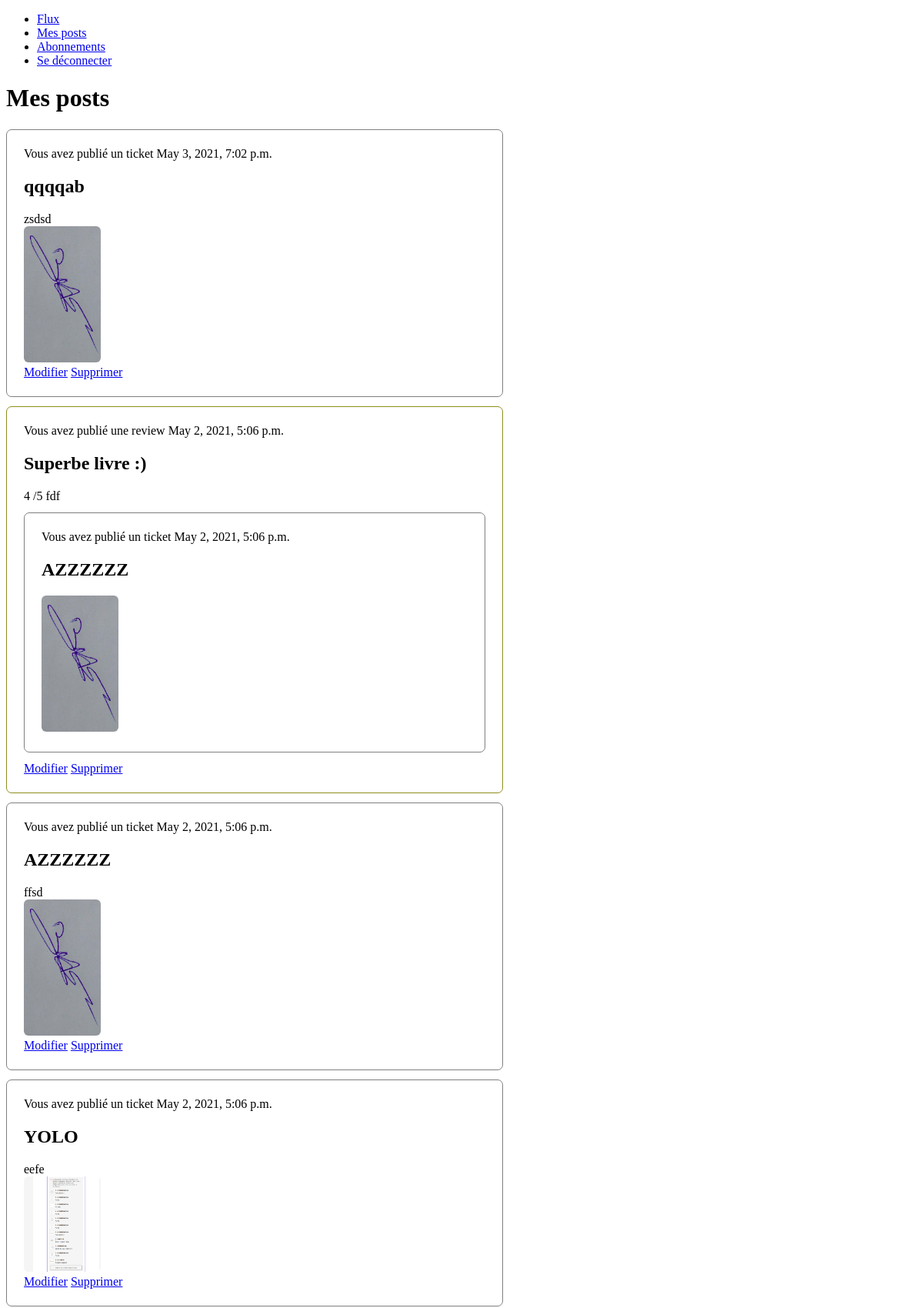
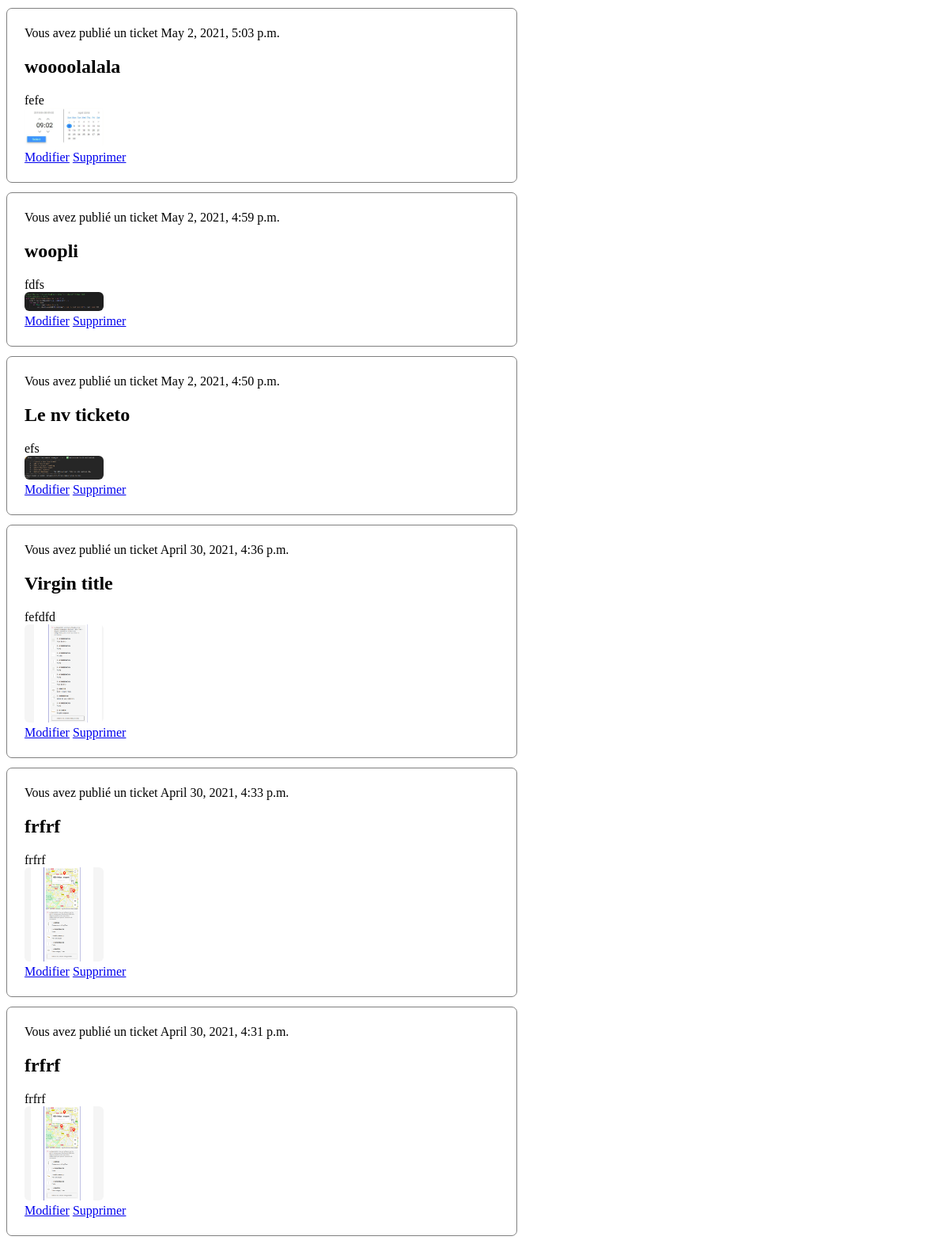
/app/my-posts/ (signed in, upper part), run on the app's committed database (2 pictures, top to bottom).
### bookreviews/models.py (models this page shows, shortened)
class Ticket(models.Model):
    title = models.CharField(max_length=128)
    descripton = models.TextField(max_length=2048, blank=True)
    image = models.ImageField(null=True, blank=True, upload_to="images/")
    user = models.ForeignKey(to=settings.AUTH_USER_MODEL, on_delete=models.CASCADE)
    time_created = models.DateTimeField(auto_now_add=True)

class Review(models.Model):
    ticket = models.ForeignKey(to=Ticket, on_delete=models.CASCADE)
    rating = models.PositiveSmallIntegerField(validators=[MinValueValidator(0), MaxValueValidator(5)])
    headline = models.CharField(max_length=128)
    body = models.TextField(max_length=8192, blank=True)
    user = models.ForeignKey(to=settings.AUTH_USER_MODEL, on_delete=models.CASCADE)
    time_created = models.DateTimeField(auto_now_add=True)

### bookreviews/views.py (the view)
# urls.py: path('my-posts/', views.my_posts, name='my_posts_view'),
@login_required()
def my_posts(request):
    ticket_list = Ticket.objects.filter(user=request.user)
    review_list = Review.objects.filter(user=request.user)
    ticket_list = ticket_list.annotate(content_type=Value('TICKET', CharField()))
    review_list = review_list.annotate(content_type=Value('REVIEW', CharField()))
    posts = sorted(
        chain(review_list, ticket_list),
        key=lambda post: post.time_created,
        reverse=True
    )
    return render(request, 'bookreviews/my-posts.html', context={'posts': posts})

### bookreviews/templates/bookreviews/my-posts.html
{% extends "bookreviews/base.html" %}
{% block content %}
    <h1>Mes posts</h1>
    <div>
        {% for post in posts %}
            {% if post.content_type == 'TICKET' %}
                <div class="ticket-container">
                    <div>
                        <span>Vous avez publié un ticket</span>
                        <span>{{ post.time_created }}</span>
                    </div>
                    <h2>{{ post.title }}</h2>
                    <div><span>{{ post.descripton }}</span></div>
                    <img class="cover" src="/media/{{ post.image }}" alt="image de couverture du ticket" />
                    <div>
                        <a href="{% url 'edit_own_ticket_view' ticket_id=post.id%}">Modifier</a>
                        <a href="{% url 'delete_ticket_view' ticket_id=post.id%}">Supprimer</a>
                    </div>
                </div>
            {% elif post.content_type == 'REVIEW' %}
            <div class="review-container">
                <div>
                    <span>Vous avez publié une review</span>
                    <span>{{ post.time_created }}</span>
                </div>
                <div>
                    <h2>{{ post.headline }}</h2>
                    <span>{{ post.rating }} /5</span>
                    <span>{{ post.body }}</span>
                </div>
                <div class="ticket-container">
                    <div>
                        <span>Vous avez publié un ticket</span>
                        <span>{{ post.ticket.time_created }}</span>
                    </div>
                    <h2>{{ post.ticket.title }}</h2>
                    <img class="cover" src="/media/{{ post.ticket.image }}" alt="image de couverture du ticket" />
                </div>
                <div>
                    <a href="{% url 'edit_own_review_view' review_id=post.id%}">Modifier</a>
                    <a href="{% url 'delete_review_view' review_id=post.id%}">Supprimer</a>
                </div>
            </div>
            {% endif %}
        {% endfor %}
    </div>
{% endblock %}

### static/styles.css (style rules this page uses)
.ticket-container { border: 1px solid grey; border-radius: 7px; padding: 22px; margin-top: 12px; margin-bottom: 12px; max-width: 600px; }
.review-container { border: 1px solid rgb(143, 141, 28); border-radius: 7px; padding: 22px; margin-top: 12px; margin-bottom: 12px; max-width: 600px; }
.cover { width: 100px; height: auto; border-radius: 6px; }

### data on the page
Ticket: time_created "May 3, 2021, 7:02 p.m.", title "qqqqab", descripton "zsdsd", image (picture)
Review: time_created "May 2, 2021, 5:06 p.m.", headline "Superbe livre :)", rating "4", body "fdf", ticket.time_created "May 2, 2021, 5:06 p.m.", ticket "AZZZZZZ", ticket.image (picture)
Ticket: time_created "May 2, 2021, 5:06 p.m.", title "AZZZZZZ", descripton "ffsd", image (picture)
Ticket: time_created "May 2, 2021, 5:06 p.m.", title "YOLO", descripton "eefe", image (picture)
Ticket: time_created "May 2, 2021, 5:03 p.m.", title "woooolalala", descripton "fefe", image (picture)
Ticket: time_created "May 2, 2021, 4:59 p.m.", title "woopli", descripton "fdfs", image (picture)
Ticket: time_created "May 2, 2021, 4:50 p.m.", title "Le nv ticketo", descripton "efs", image (picture)
Ticket: time_created "April 30, 2021, 4:36 p.m.", title "Virgin title", descripton "fefdfd", image (picture)
Ticket: time_created "April 30, 2021, 4:33 p.m.", title "frfrf", descripton "frfrf", image (picture)
Ticket: time_created "April 30, 2021, 4:31 p.m.", title "frfrf", descripton "frfrf", image (picture)
